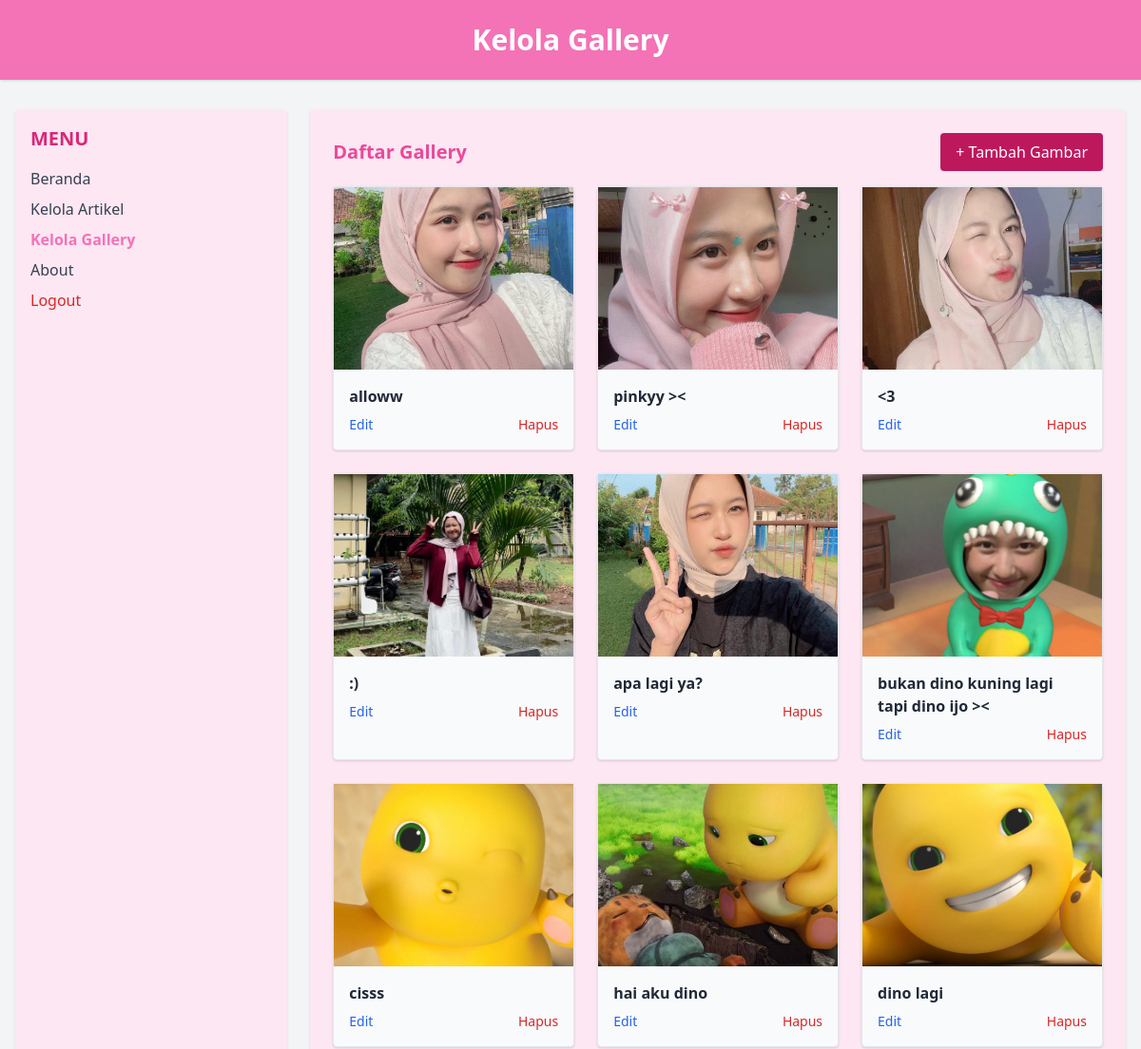
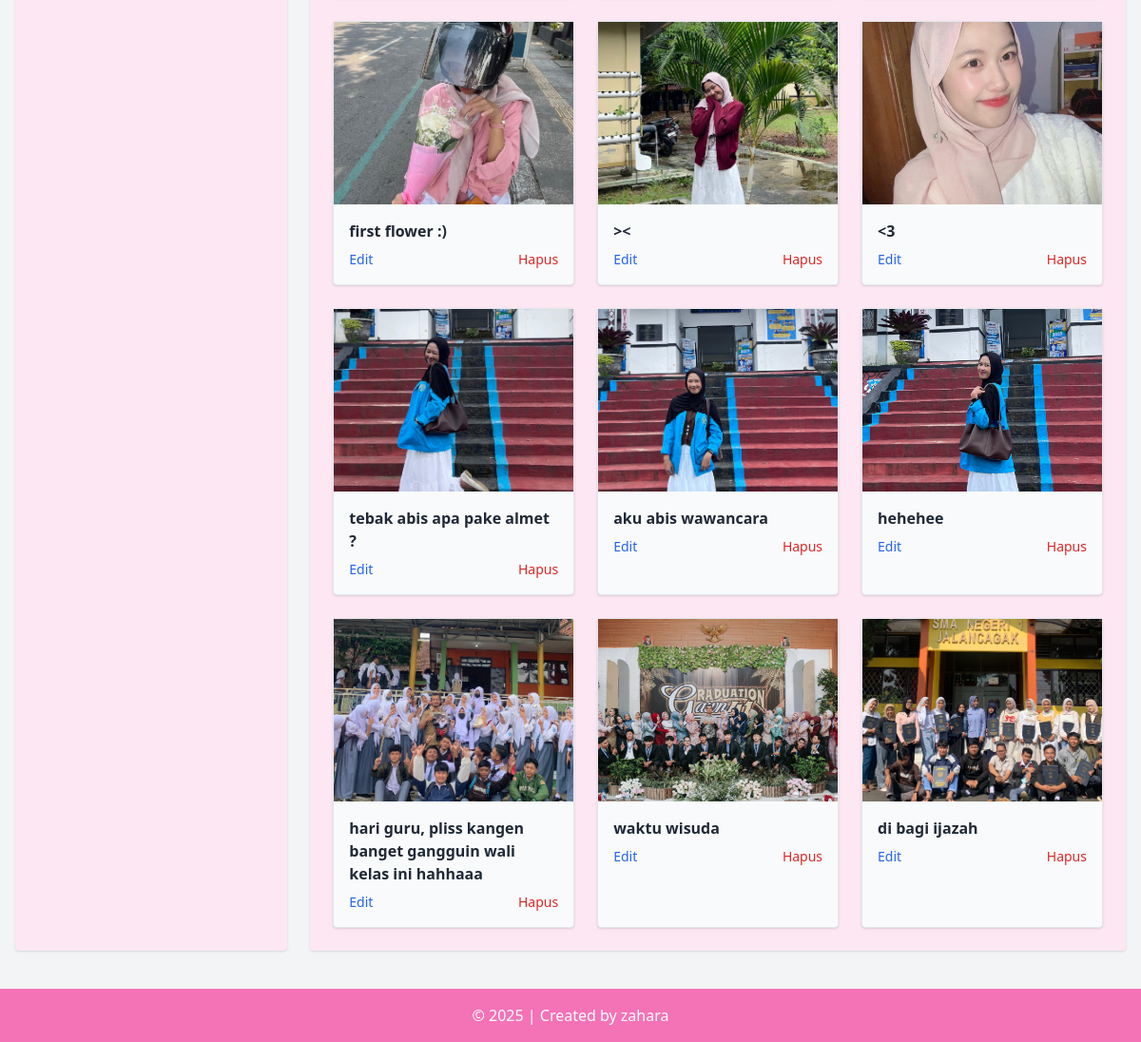
/admin/data_gallery.php (signed in), run on the app's committed database (2 pictures, top to bottom).
### tables this page shows
CREATE TABLE `tbl_gallery` (
  `id_gallery` int(5) NOT NULL,
  `judul` text NOT NULL,
  `foto` text NOT NULL
);

### admin/data_gallery.php (the view, shortened to what this page needs)
<?php
include('../koneksi.php');
?>
<!DOCTYPE html>
<html lang="en">
<head>
<script src="https://cdn.tailwindcss.com"></script>
</head>
<body class="bg-gray-100 min-h-screen">
<header class="bg-pink-400 text-white text-center py-6 shadow">
<h1 class="text-3xl font-bold">Kelola Gallery</h1>
</header>
<div class="flex max-w-7xl mx-auto mt-8 px-4">
<aside class="w-1/4 bg-pink-100 rounded shadow p-4">
<h2 class="text-xl font-semibold text-pink-600 mb-4 textcenter">MENU</h2>
<ul class="space-y-2 text-gray-700">
<li><a href="beranda_admin.php" class="block hover:text-pink-400">Beranda</a></li>
<li><a href="data_artikel.php" class="block hover:text-pink-400">Kelola Artikel</a></li>
<li><a href="data_gallery.php" class="block font-semibold text-pink-400">Kelola Gallery</a></li>
<li><a href="about.php" class="block hover:text-pink-400">About</a></li>
<li>
<a href="logout.php" onclick="return confirm('Apakah anda yakin ingin keluar?');"
class="block text-red-600 hover:underline fontmedium">Logout</a>
</li>
</ul>
</aside>
<main class="w-3/4 bg-pink-100 rounded shadow p-6 ml-6">
<div class="flex justify-between items-center mb-4">
<h2 class="text-xl font-bold text-pink-500">Daftar Gallery</h2>
<a href="add_gallery.php"
class="bg-pink-700 text-white px-4 py-2 rounded hover:bg-pink-300
transition">+ Tambah Gambar</a>
</div>
<div class="grid grid-cols-1 sm:grid-cols-2 md:grid-cols-3 gap-6">
<?php
$sql = "SELECT * FROM tbl_gallery";
$query = mysqli_query($db, $sql);
while ($data = mysqli_fetch_array($query)) {
echo "<div class='bg-gray-50 border rounded shadow overflowhidden'>";
echo "<img src='../images/{$data['foto']}' class='w-full h-48
object-cover'>";
echo "<div class='p-4'>";
echo "<p class='font-semibold text-gray-800 mb-2'>" .
htmlspecialchars($data['judul']) . "</p>";
echo "<div class='flex justify-between text-sm'>";
echo "<a href='edit_gallery.php?id_gallery={$data['id_gallery']}'
class='text-blue-600 hover:underline'>Edit</a>";
echo "<a
href='delete_gallery.php?id_gallery={$data['id_gallery']}' onclick='return
confirm(\"Yakin ingin menghapus?\")' class='text-red-600
hover:underline'>Hapus</a>";
echo "</div>";
echo "</div></div>";
}
?>
</div>
</main>
</div>
<footer class="bg-pink-400 text-white text-center py-4 mt-10">
&copy; <?php echo date('Y'); ?> | Created by zahara
</footer>
</body>
</html>

### data on the page
tbl_gallery: foto (picture), judul "alloww"
tbl_gallery: foto (picture), judul "pinkyy ><"
tbl_gallery: foto (picture), judul "<3"
tbl_gallery: foto (picture), judul ":)"
tbl_gallery: foto (picture), judul "apa lagi ya?"
tbl_gallery: foto (picture), judul "bukan dino kuning lagi tapi dino ijo ><"
tbl_gallery: foto (picture), judul "cisss"
tbl_gallery: foto (picture), judul "hai aku dino"
tbl_gallery: foto (picture), judul "dino lagi"
tbl_gallery: foto (picture), judul "first flower :)"
tbl_gallery: foto (picture), judul "><"
tbl_gallery: foto (picture), judul "<3"
tbl_gallery: foto (picture), judul "tebak abis apa pake almet ?"
tbl_gallery: foto (picture), judul "aku abis wawancara"
tbl_gallery: foto (picture), judul "hehehee"
tbl_gallery: foto (picture), judul "hari guru, pliss kangen banget gangguin wali kelas ini hahhaaa"
tbl_gallery: foto (picture), judul "waktu wisuda"
tbl_gallery: foto (picture), judul "di bagi ijazah"
